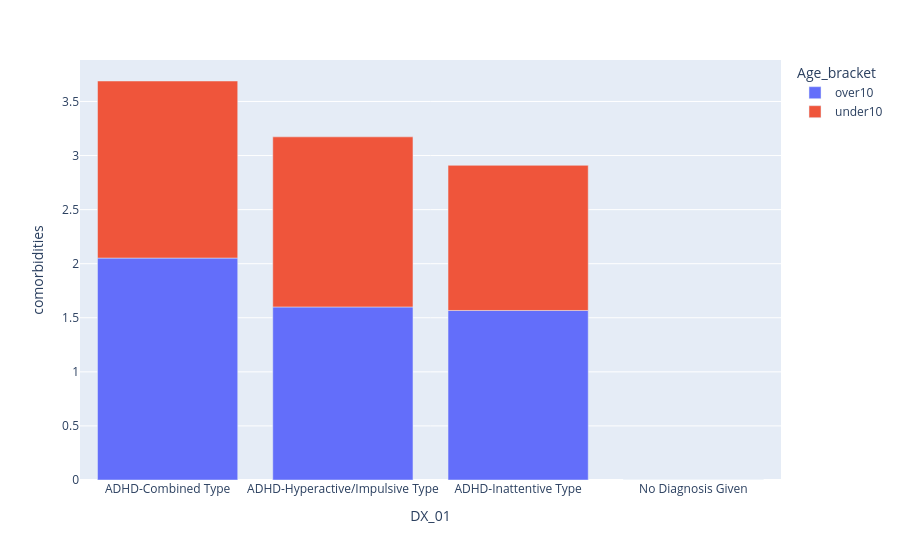

The notebook cell saved with this chart:
### Markdown cell above
### How many comorbidities do children with adhd have?
#### Childrenn over10 have more combordities on average than children under10

### Code cell
demographics = df.groupby(['DX_01', 'Age_bracket']
                          ).agg({'comorbidities': 'mean',
                                }).reset_index()

fig = px.bar(demographics, x="DX_01", y="comorbidities", color='Age_bracket')
fig.show()

### Figure 1 — Plotly figure (JSON) as saved in the notebook; plotly's stock layout.template omitted (floating-point values rounded to 4 significant figures)
{"data": [{"alignmentgroup": "True", "hovertemplate": "Age_bracket=over10<br>DX_01=%{x}<br>comorbidities=%{y}<extra></extra>", "legendgroup": "over10", "marker": {"color": "#636efa", "pattern": {"shape": ""}}, "name": "over10", "offsetgroup": "over10", "orientation": "v", "showlegend": true, "textposition": "auto", "type": "bar", "x": ["ADHD-Combined Type", "ADHD-Hyperactive/Impulsive Type", "ADHD-Inattentive Type", "No Diagnosis Given"], "xaxis": "x", "y": [2.052, 1.6, 1.568, 0], "yaxis": "y"}, {"alignmentgroup": "True", "hovertemplate": "Age_bracket=under10<br>DX_01=%{x}<br>comorbidities=%{y}<extra></extra>", "legendgroup": "under10", "marker": {"color": "#EF553B", "pattern": {"shape": ""}}, "name": "under10", "offsetgroup": "under10", "orientation": "v", "showlegend": true, "textposition": "auto", "type": "bar", "x": ["ADHD-Combined Type", "ADHD-Hyperactive/Impulsive Type", "ADHD-Inattentive Type", "No Diagnosis Given"], "xaxis": "x", "y": [1.637, 1.573, 1.342, 0], "yaxis": "y"}], "layout": {"barmode": "relative", "legend": {"title": {"text": "Age_bracket"}, "tracegroupgap": 0}, "margin": {"t": 60}, "xaxis": {"anchor": "y", "domain": [0, 1], "title": {"text": "DX_01"}}, "yaxis": {"anchor": "x", "domain": [0, 1], "title": {"text": "comorbidities"}}}}
